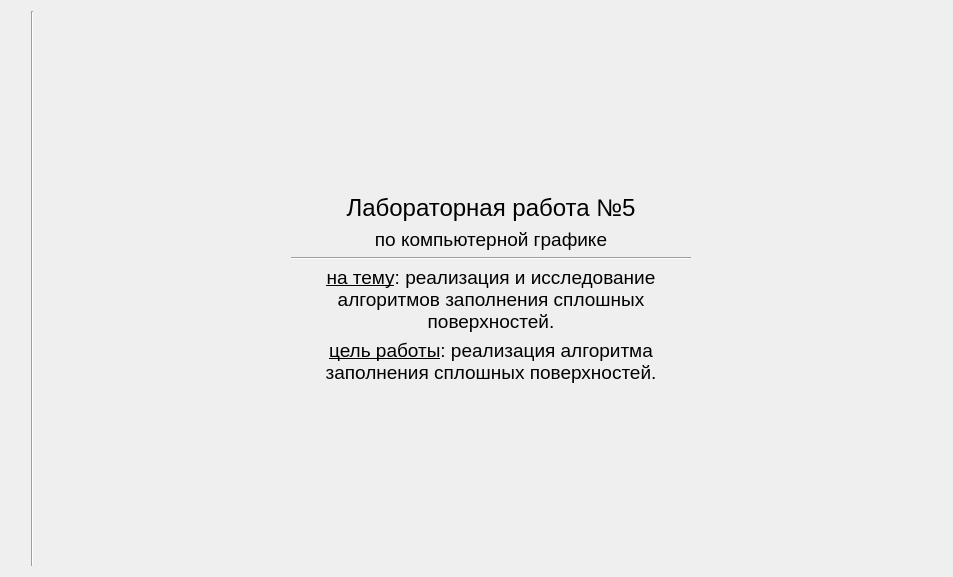
<?xml version="1.0" encoding="UTF-8"?>
<ui version="4.0">
 <class>MainWindowClass</class>
 <widget class="QMainWindow" name="MainWindowClass">
  <property name="geometry">
   <rect>
    <x>0</x>
    <y>0</y>
    <width>953</width>
    <height>577</height>
   </rect>
  </property>
  <property name="windowTitle">
   <string>MainWindow</string>
  </property>
  <widget class="QWidget" name="centralWidget">
   <layout class="QGridLayout" name="gridLayout">
    <item row="0" column="1">
     <widget class="Line" name="line">
      <property name="orientation">
       <enum>Qt::Vertical</enum>
      </property>
     </widget>
    </item>
    <item row="0" column="0">
     <layout class="QVBoxLayout" name="buttonsList">
      <item>
       <spacer name="spacer">
        <property name="orientation">
         <enum>Qt::Vertical</enum>
        </property>
        <property name="sizeHint" stdset="0">
         <size>
          <width>20</width>
          <height>40</height>
         </size>
        </property>
       </spacer>
      </item>
     </layout>
    </item>
    <item row="0" column="2">
     <widget class="QStackedWidget" name="stackedWidget">
      <property name="currentIndex">
       <number>0</number>
      </property>
      <widget class="QWidget" name="homePage">
       <layout class="QGridLayout" name="gridLayout_2">
        <item row="1" column="2">
         <spacer name="horizontalSpacer_2">
          <property name="orientation">
           <enum>Qt::Horizontal</enum>
          </property>
          <property name="sizeHint" stdset="0">
           <size>
            <width>40</width>
            <height>20</height>
           </size>
          </property>
         </spacer>
        </item>
        <item row="0" column="1">
         <spacer name="verticalSpacer_2">
          <property name="orientation">
           <enum>Qt::Vertical</enum>
          </property>
          <property name="sizeHint" stdset="0">
           <size>
            <width>20</width>
            <height>40</height>
           </size>
          </property>
         </spacer>
        </item>
        <item row="1" column="0">
         <spacer name="horizontalSpacer">
          <property name="orientation">
           <enum>Qt::Horizontal</enum>
          </property>
          <property name="sizeHint" stdset="0">
           <size>
            <width>40</width>
            <height>20</height>
           </size>
          </property>
         </spacer>
        </item>
        <item row="2" column="1">
         <spacer name="verticalSpacer_3">
          <property name="orientation">
           <enum>Qt::Vertical</enum>
          </property>
          <property name="sizeHint" stdset="0">
           <size>
            <width>20</width>
            <height>40</height>
           </size>
          </property>
         </spacer>
        </item>
        <item row="1" column="1">
         <layout class="QVBoxLayout" name="verticalLayout_2">
          <item>
           <widget class="QLabel" name="label_3">
            <property name="font">
             <font>
              <pointsize>18</pointsize>
             </font>
            </property>
            <property name="text">
             <string>Лабораторная работа №5</string>
            </property>
            <property name="alignment">
             <set>Qt::AlignCenter</set>
            </property>
           </widget>
          </item>
          <item>
           <widget class="QLabel" name="label_4">
            <property name="font">
             <font>
              <pointsize>14</pointsize>
              <weight>50</weight>
              <bold>false</bold>
             </font>
            </property>
            <property name="text">
             <string>по компьютерной графике</string>
            </property>
            <property name="alignment">
             <set>Qt::AlignCenter</set>
            </property>
           </widget>
          </item>
          <item>
           <widget class="Line" name="line2">
            <property name="orientation">
             <enum>Qt::Horizontal</enum>
            </property>
           </widget>
          </item>
          <item>
           <widget class="QLabel" name="label_5">
            <property name="text">
             <string>&lt;html&gt;&lt;head/&gt;&lt;body&gt;&lt;p align=&quot;center&quot;&gt;&lt;span style=&quot; font-size:14pt; text-decoration: underline;&quot;&gt;на тему&lt;/span&gt;&lt;span style=&quot; font-size:14pt;&quot;&gt;: реализация и исследование алгоритмов заполнения сплошных поверхностей.&lt;/span&gt;&lt;/p&gt;&lt;/body&gt;&lt;/html&gt;</string>
            </property>
            <property name="scaledContents">
             <bool>false</bool>
            </property>
            <property name="alignment">
             <set>Qt::AlignCenter</set>
            </property>
            <property name="wordWrap">
             <bool>true</bool>
            </property>
           </widget>
          </item>
          <item>
           <widget class="QLabel" name="label_6">
            <property name="minimumSize">
             <size>
              <width>400</width>
              <height>0</height>
             </size>
            </property>
            <property name="text">
             <string>&lt;html&gt;&lt;head/&gt;&lt;body&gt;&lt;p align=&quot;center&quot;&gt;&lt;span style=&quot; font-size:14pt; text-decoration: underline;&quot;&gt;цель работы&lt;/span&gt;&lt;span style=&quot; font-size:14pt;&quot;&gt;: реализация алгоритма заполнения сплошных поверхностей.&lt;/span&gt;&lt;/p&gt;&lt;/body&gt;&lt;/html&gt;</string>
            </property>
            <property name="scaledContents">
             <bool>false</bool>
            </property>
            <property name="alignment">
             <set>Qt::AlignCenter</set>
            </property>
            <property name="wordWrap">
             <bool>true</bool>
            </property>
           </widget>
          </item>
         </layout>
        </item>
       </layout>
      </widget>
     </widget>
    </item>
   </layout>
  </widget>
 </widget>
 <layoutdefault spacing="6" margin="11"/>
 <resources>
  <include location="mainwindow.qrc"/>
 </resources>
 <connections/>
</ui>
